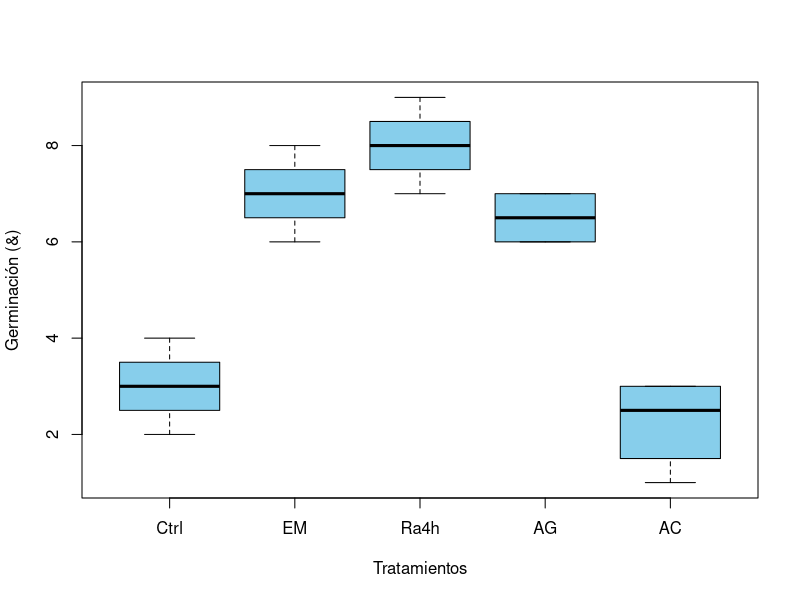
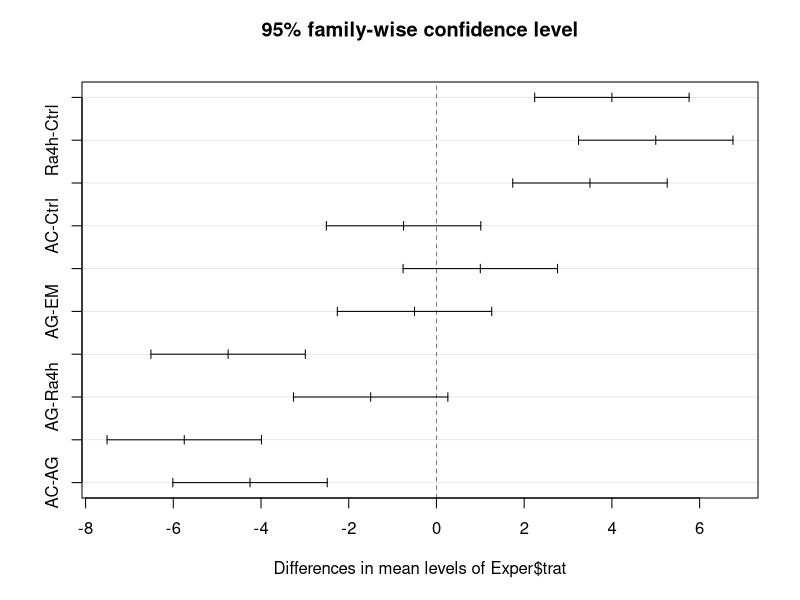

Recreate these plots in R, in order.
# Enilton Mauricio Avendaño Amaya
# 2022601
# 08/05/2024


# Ingresar datos --------------------------------------------------------


# Ingresar datos del diseño aleatorio
# 5 tratamientos germinativos
# 4 repeticiones por tratamiento


germ <- c(3,3, 4, 2, 7, 8, 7, 6, 8, 9, 8, 7, 6, 7, 7, 6, 3, 2, 1, 3)

trat <- gl(5, 4, 20, labels = c("Ctrl", "EM", "Ra4h", "AG", "AC"))

Exper <- data.frame(trat, germ)

boxplot(Exper$germ ~ Exper$trat, col = "skyblue",
        xlab = "Tratamientos", ylab = "Germinación (&)")

#Revisión de datos
shapiro.test(Exper$germ)

#Revisa la igaludad de varianzas
bartlett.test(Exper$germ, Exper$trat)

med.trat <- tapply(Exper$germ, Exper$trat, mean)
med.trat

# Media general
MG <- mean(Exper$germ)

var.trat <- tapply(Exper$germ, Exper$trat, var)
var.trat

Exper$SC <- (Exper$germ - MG)^2

# Suma de cuadrados del tratamiento SCTol
SCTol <- sum(Exper$SC)

# Suma de cuadrados del tratamiento SCTrat

SCTrat <- sum((med.trat-MG)^2 * 4)
SCTrat

# Suma cuadrado del error
SCTol - SCTrat

SCTrat/4
9.7/15

26.2/0.64

# ANOVA usando función aov 

Exp.aov <- aov(Exper$germ ~ Exper$trat)
summary(Exp.aov)

# Existen diferencias entre los tart de germ
# Por lo tanto, aplicaremos una prueba de Tukey

TukeyHSD(Exp.aov)
plot(TukeyHSD(Exp.aov))
